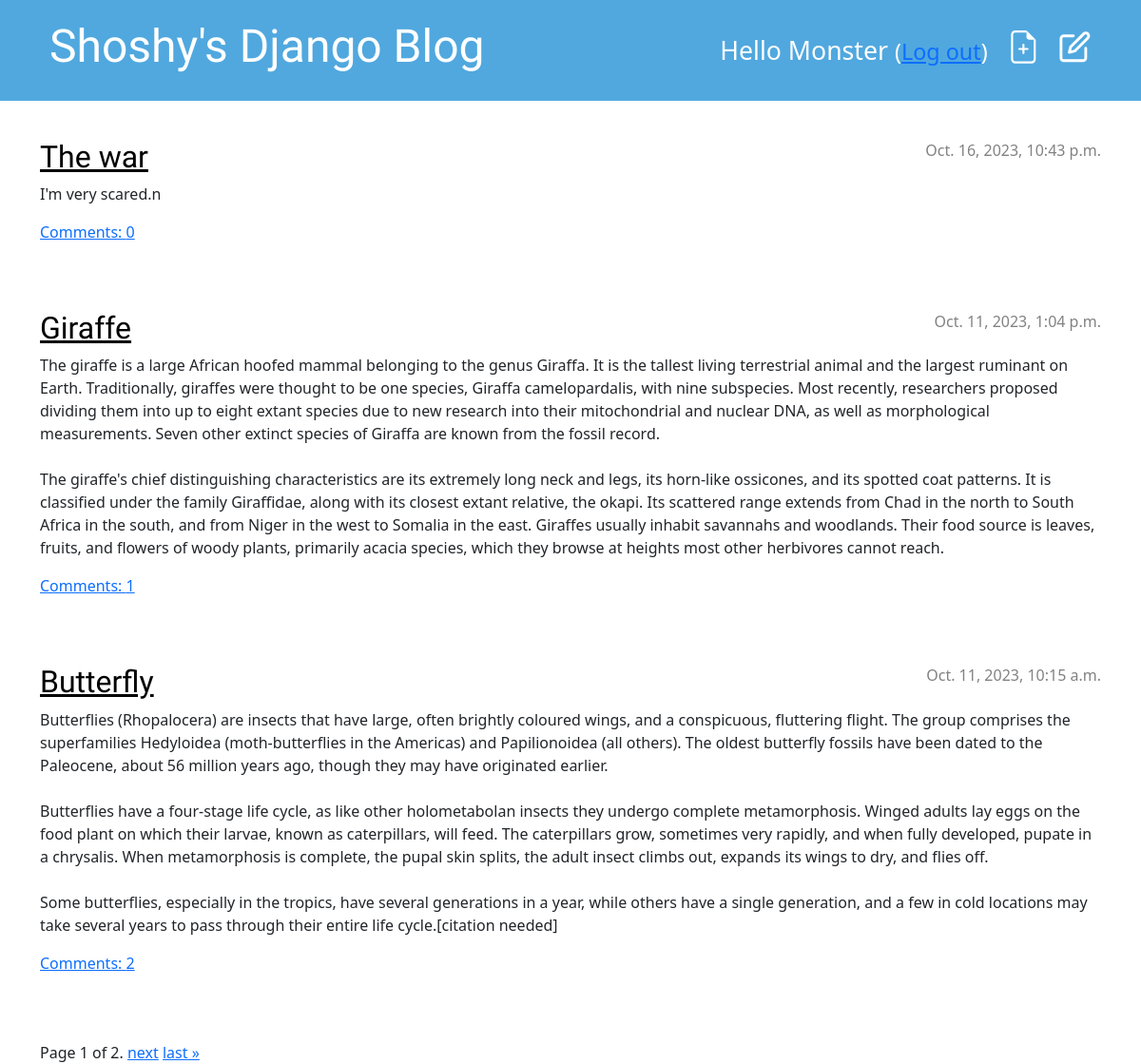
/ (signed in), run on an earlier commit of the app's database.
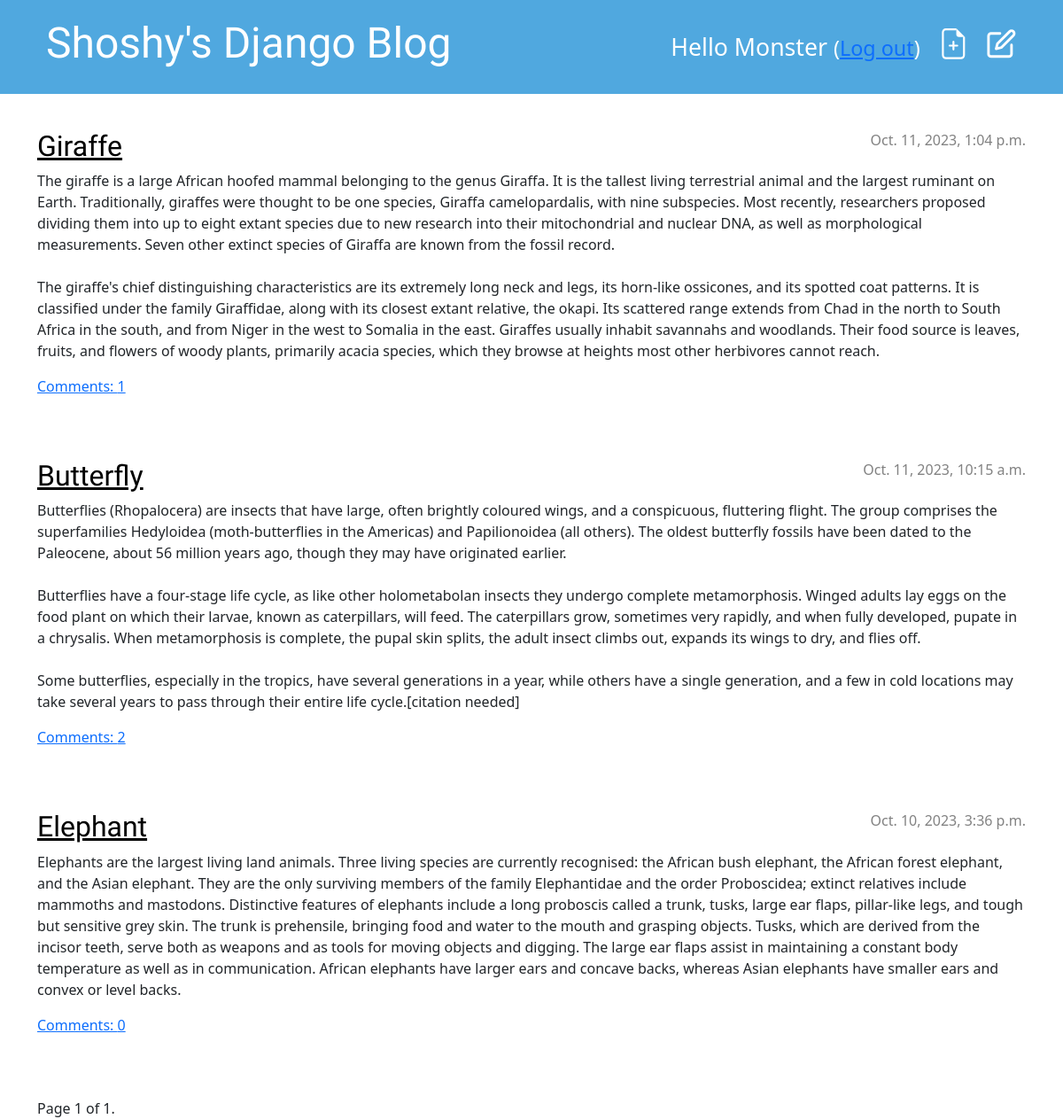
And on a later commit of the database.
### blog/models.py (models this page shows, shortened)
class Post(models.Model):
    author = models.ForeignKey(settings.AUTH_USER_MODEL, on_delete=models.CASCADE)
    title = models.CharField(max_length=200)
    text = models.TextField()
    created_date = models.DateTimeField(default=timezone.now)
    published_date = models.DateTimeField(blank=True, null=True)
    owner = models.ForeignKey('auth.User', related_name='posts', on_delete=models.CASCADE)
    def approved_comments(self):
        return self.comments.filter(approved_comment=True)

### blog/views.py (the view)
# urls.py: path('', PostListView.as_view(), name='post_list'),
class PostListView(ListView):
    model = Post
    paginate_by = 3
    template_name = 'post_list.html'
    def get_queryset(self):
        return Post.objects.filter(published_date__lte=timezone.now()).order_by('-published_date')

### blog/templates/blog/post_list.html (shortened to what this page needs)
{% extends 'blog/base.html' %}
{% block content %}
{% for post in page_obj %}
<article class="post">
    <time class="date">
        {{ post.published_date }}
    </time>
    <h2><a href="{% url 'post_detail' pk=post.pk %}">{{ post.title }}</a></h2>
    <p>{{ post.text|linebreaksbr }}</p>
    <a href="{% url 'post_detail' pk=post.pk %}">Comments: {{ post.approved_comments.count }}</a>
</article>
{% endfor %}
<div class="pagination">
    <span class="step-links">
        <span class="current">
            Page {{ page_obj.number }} of {{ page_obj.paginator.num_pages }}.
        </span>
        {% if page_obj.has_next %}
            <a href="?page={{ page_obj.next_page_number }}">next</a>
            <a href="?page={{ page_obj.paginator.num_pages }}">last &raquo;</a>
        {% endif %}
    </span>
</div>
{% endblock %}

What changed in the data, as far as the page shows it:
removed Post: published_date "Oct. 16, 2023, 10:43 p.m.", title "The war", text "I'm very scared.n", approved_comments.count "0"
now on this page (row unchanged): Post: published_date "Oct. 10, 2023, 3:36 p.m.", title "Elephant", text "Elephants are the largest living land animals. Three living species are currently recognised: the African bush elephant, the African forest elephant, and the Asian elephant. They are the only surviving members of the family Elephantidae and the order Proboscidea; extinct relatives include mammoths and mastodons. Distinctive features of elephants include a long proboscis called a trunk, tusks, large ear flaps, pillar-like legs, and tough but sensitive grey skin. The trunk is prehensile, bringing food and water to the mouth and grasping objects. Tusks, which are derived from the incisor teeth, serve both as weapons and as tools for moving objects and digging. The large ear flaps assist in…", approved_comments.count "0"
Also different on the page:
{{ page_obj.paginator.num_pages }}: "2" → "1"
text no longer shown: "next last »"
